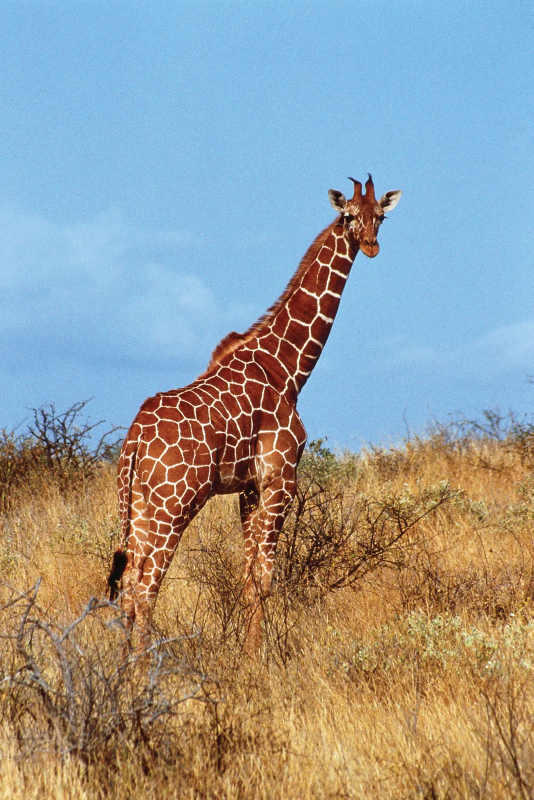
#> input picture Images/giraffe-Kenya.png, 1067 x 1600 px (shown at 1/2 size)
$ jupyter execute resizing_scaling_interpolition.ipynb
#> lines starting #> are read from the running program, lines starting #| are printed output that depends on the picture
[cell 1]
import cv2
import matplotlib.pyplot as plt

[cell 2]
image = cv2.imread("../Images/giraffe-Kenya.png")
#> image is the input picture: shape (1600, 1067, 3); mean B, G, R 152, 154.5, 150.9

[cell 3]
image_rgb = cv2.cvtColor(image, cv2.COLOR_BGR2RGB)

## Image Resizing

[cell 4]
print(image_rgb.shape)
#| (1600, 1067, 3)

[cell 5]
plt.imshow(image_rgb)

[cell 6]
new_width , new_hieght = 400, 400

resized_image = cv2.resize(image_rgb,(new_width, new_hieght))
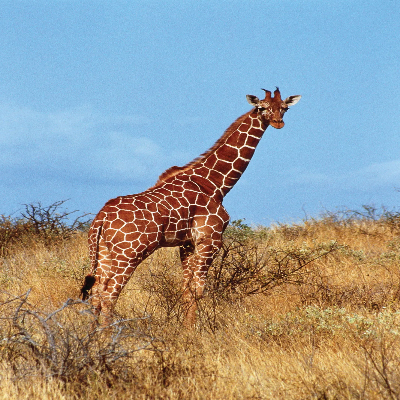
#> resized_image: shape (400, 400, 3); mean R, G, B 150.8, 154.4, 151.9

plt.imshow(resized_image)

## Image Scaling

[cell 7]
scaled_percentage = 50
s_width = int(image_rgb.shape[1]*scaled_percentage/100)
#> s_width = 533
s_hieght = int(image_rgb.shape[0]*scaled_percentage/100)
#> s_hieght = 800

scaled_image = cv2.resize(image_rgb,(s_width, s_hieght), interpolation=cv2.INTER_AREA)
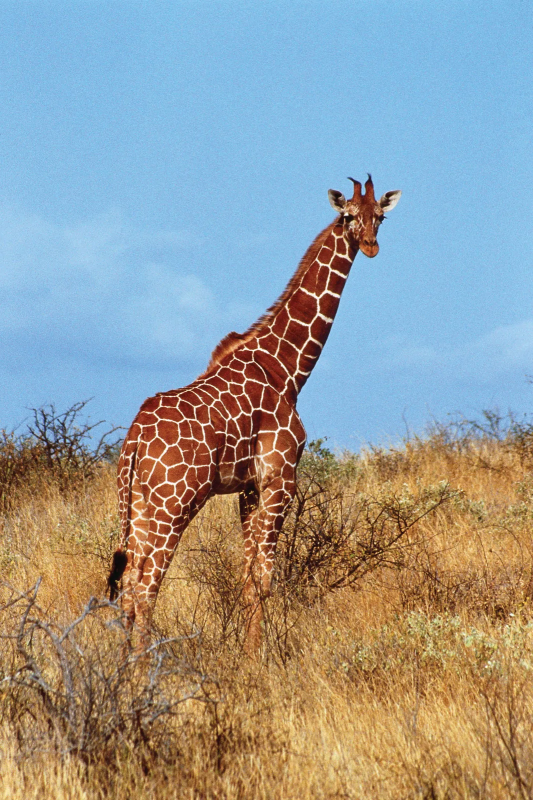
#> scaled_image: shape (800, 533, 3); mean R, G, B 150.9, 154.5, 152

plt.imshow(scaled_image)
print(scaled_image.shape)
#| (800, 533, 3)

## Interpolation

[cell 8]
image_rgb = cv2.cvtColor(image, cv2.COLOR_BGR2RGB)

[cell 9]
resize_width = 600
resize_hieght = 600

# interpolation methods
methods = {
    'Nearest':cv2.INTER_NEAREST,
    'Linear':cv2.INTER_LINEAR,
    'Cubic':cv2.INTER_CUBIC,
    'Area':cv2.INTER_AREA,
    'lanczos4':cv2.INTER_LANCZOS4


}

resized_images = {}

for name,method in methods.items():
    resized_images[name] = cv2.resize(image_rgb, (resize_width, resize_hieght), interpolation=method)
    cv2.imwrite(f"./{name}.jpg",resized_images[name])
#> this loop made 5 passes
#> pass 1, `cv2.imwrite(f"./{name}.jpg",resized_images[name])`:
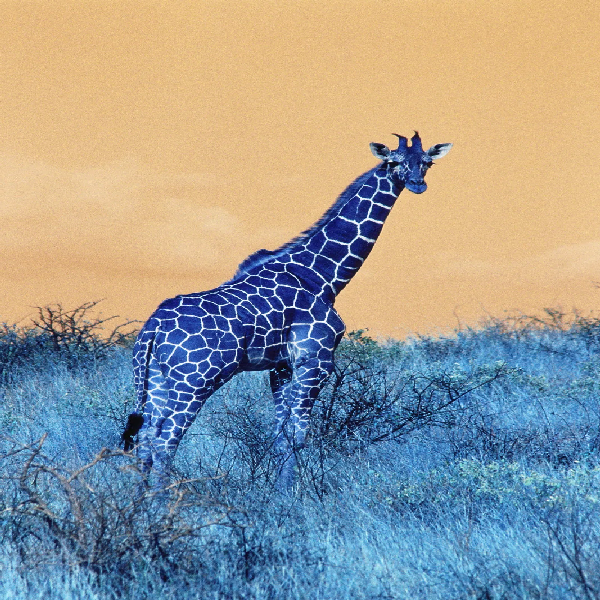
#> saved as Nearest.jpg: shape (600, 600, 3); mean B, G, R 150.9, 154.6, 152.2
#> pass 2, `cv2.imwrite(f"./{name}.jpg",resized_images[name])`:
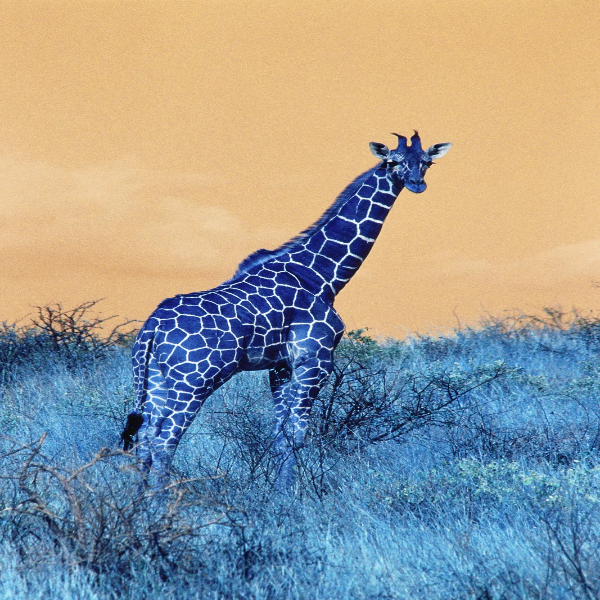
#> saved as Linear.jpg: shape (600, 600, 3); mean B, G, R 150.7, 154.4, 151.9
#> after the loop, resized_images = 5 items


plt.figure(figsize=(12,8))

# original image
plt.subplot(2,3,1)
plt.imshow(image_rgb)
plt.title("original")
plt.axis("off")

for i,(name,resized_image) in enumerate(resized_images.items(), start = 2):
    plt.subplot(2,3,i)
    plt.imshow(resized_image)
    plt.title(name)
    plt.axis('off')
#> this loop made 5 passes
#> name on passes 1 to 5: 'Nearest', 'Linear', 'Cubic', 'Area', 'lanczos4'

plt.tight_layout()
plt.show()
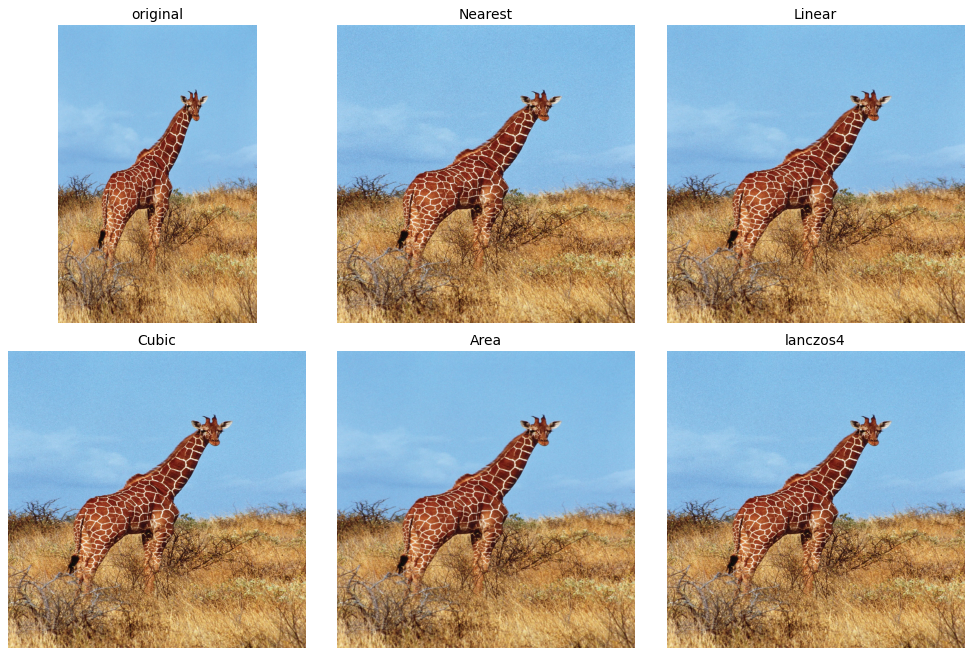
#> figure drawn by matplotlib, 6 panels

$ run again, with Images/IMG_20260920_090002001_HDR~2.jpg saved as Images/giraffe-Kenya.png
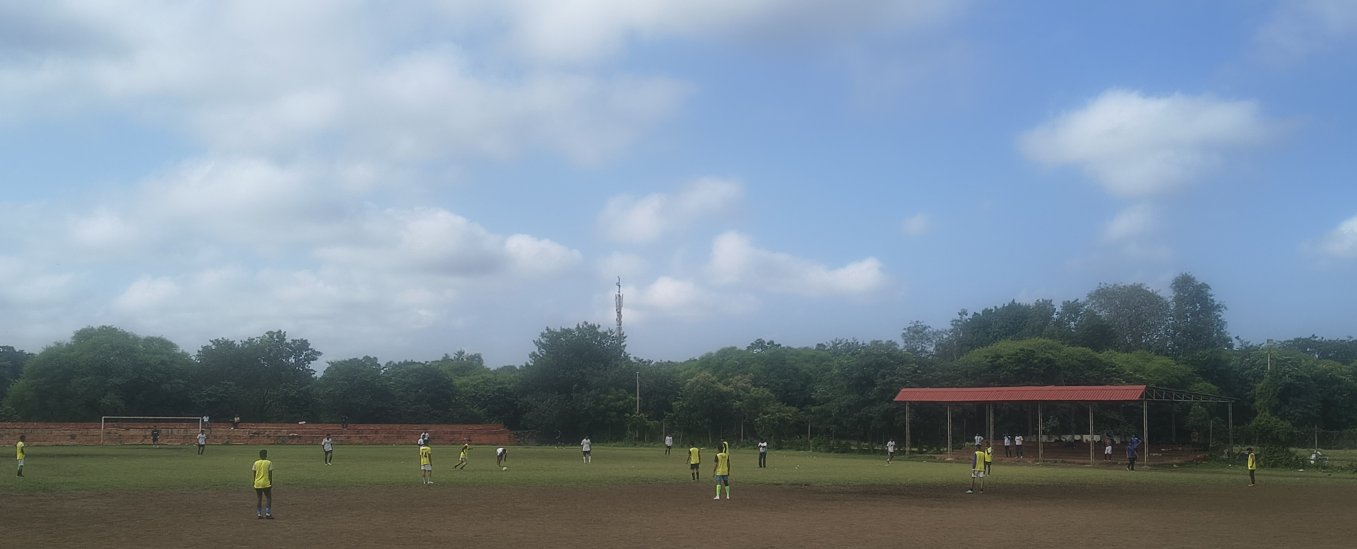
#> input picture Images/IMG_20260920_090002001_HDR~2.jpg, 4071 x 1647 px (shown at 1/3 size)
#> image is the input picture: shape (1647, 4071, 3); mean B, G, R 154.5, 140.5, 124.4
#| (1647, 4071, 3)
#> `resized_image = cv2.resize(image_rgb,(new_width, new_hieght))`:
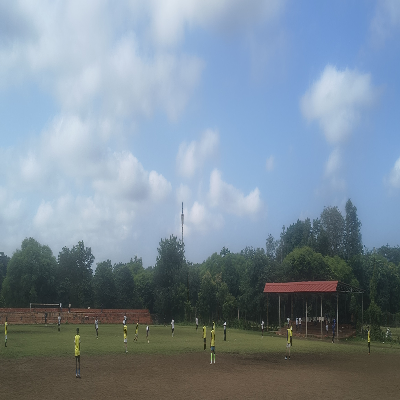
#> resized_image: shape (400, 400, 3); mean R, G, B 124.4, 140.4, 154.4
#| (823, 2035, 3)
#> the loop `for name,method in methods.items():` made 5 passes
#> pass 2, `cv2.imwrite(f"./{name}.jpg",resized_images[name])`:
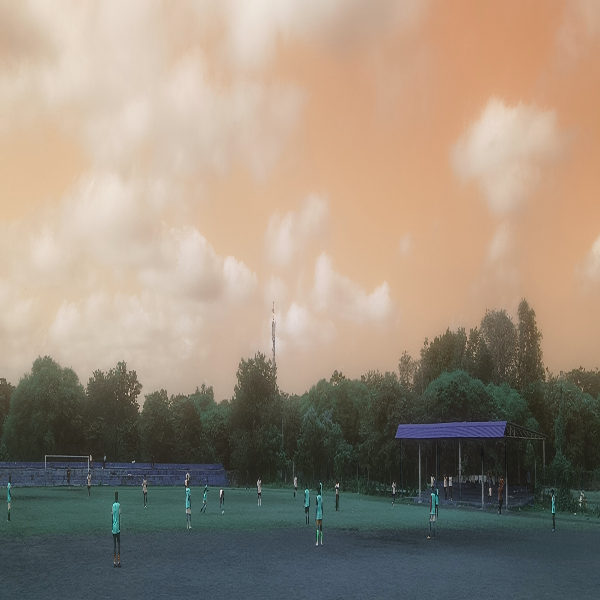
#> saved as Linear.jpg: shape (600, 600, 3); mean B, G, R 124.4, 140.4, 154.4
#> after the loop `for name,method in methods.items():`: resized_images = 5 items
#> the loop `for i,(name,resized_image) in enumerate(resized_images.items(), start ..` made 5 passes
#> name on passes 1 to 5: 'Nearest', 'Linear', 'Cubic', 'Area', 'lanczos4'

$ run again, with Images/butterfly.jpg saved as Images/giraffe-Kenya.png
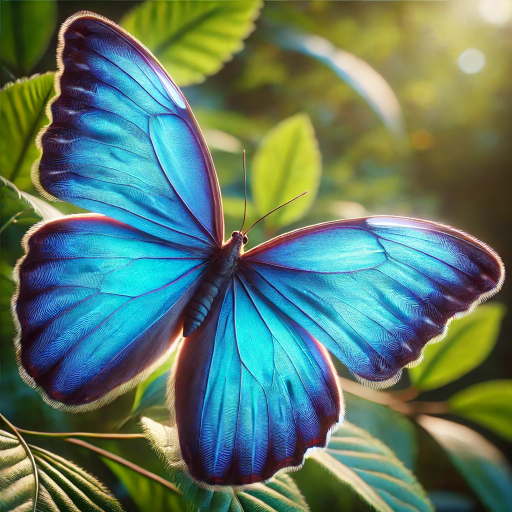
#> input picture Images/butterfly.jpg, 1024 x 1024 px (shown at 1/2 size)
#> image is the input picture: shape (1024, 1024, 3); mean B, G, R 102.9, 121.6, 93.2
#| (1024, 1024, 3)
#| (512, 512, 3)
#> the loop `for name,method in methods.items():` made 5 passes
#> pass 1, `cv2.imwrite(f"./{name}.jpg",resized_images[name])`:
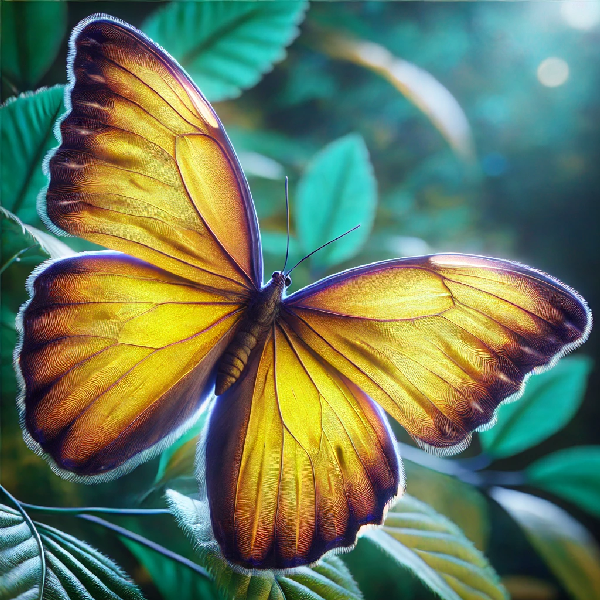
#> saved as Nearest.jpg: shape (600, 600, 3); mean B, G, R 93.3, 121.7, 103
#> pass 2, `cv2.imwrite(f"./{name}.jpg",resized_images[name])`:
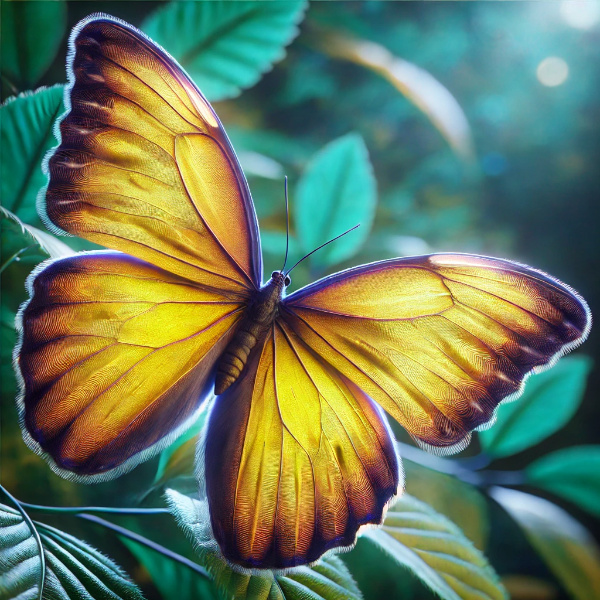
#> saved as Linear.jpg: shape (600, 600, 3); mean B, G, R 93.1, 121.5, 102.8
#> after the loop `for name,method in methods.items():`: resized_images = 5 items
#> the loop `for i,(name,resized_image) in enumerate(resized_images.items(), start ..` made 5 passes
#> name on passes 1 to 5: 'Nearest', 'Linear', 'Cubic', 'Area', 'lanczos4'
